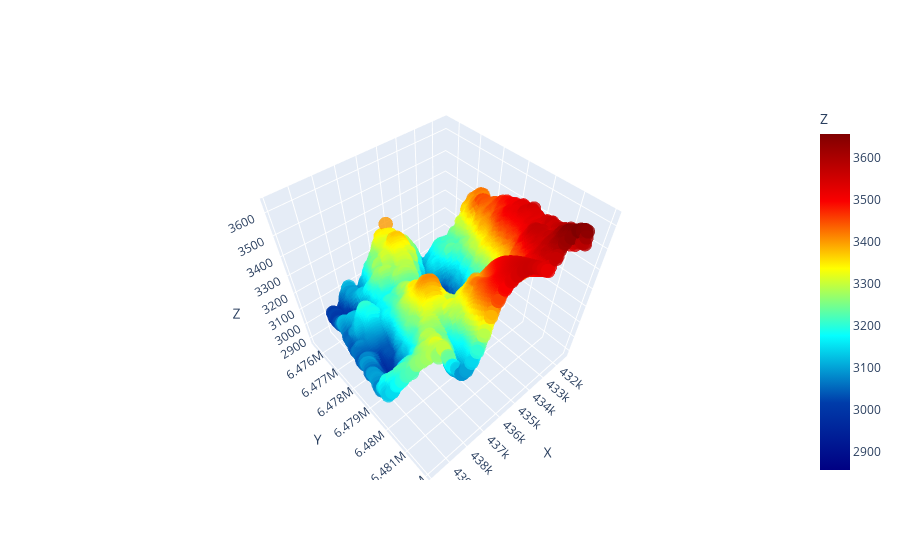

The cell this chart's notebook holds for it:
### Code cell
import plotly.graph_objects as go

# Supongamos que 'combined_data' es el DataFrame que contiene tus datos

# Crear la figura en 3D
fig = go.Figure()

# Agregar los datos al gráfico 3D
fig.add_trace(go.Scatter3d(
    x=combined_data['X'],  # Coordenadas X
    y=combined_data['Y'],  # Coordenadas Y
    z=combined_data['Z'],  # Coordenadas Z
    mode='markers',  # Usar puntos como marcador
    marker=dict(
        size=5,  # Tamaño de los puntos (ajustado)
        color=combined_data['Z'],  # Color por la coordenada Z para diferenciar alturas
        colorscale='Jet',  # Escala de colores 'Jet'
        colorbar=dict(title="Z"),  # Título en la barra de colores
        opacity=0.8  # Transparencia
    ),
    name="Datos 3D"
))

# Configuración de los ejes con escala X e Y igual
fig.update_layout(scene=dict(
    xaxis_title='X',
    yaxis_title='Y',
    zaxis_title='Z',
    #xaxis=dict(scaleanchor="y"),  # Establecer la misma escala para X y Y
    zaxis=dict(
        range=[combined_data['Z'].min(), combined_data['Z'].max()]  # Ajuste de la escala Z
    )
))

# Mostrar la figura
fig.show()

### Figure 1 — Plotly figure (JSON) as saved in the notebook; plotly's stock layout.template omitted (floating-point values rounded to 4 significant figures; data arrays with more than 128 entries replaced by an {"elided": "..."} marker saying what was removed)
{"data": [{"marker": {"color": {"elided": "14503 float values"}, "colorbar": {"title": {"text": "Z"}}, "colorscale": [[0, "rgb(0,0,131)"], [0.2, "rgb(0,60,170)"], [0.4, "rgb(5,255,255)"], [0.6, "rgb(255,255,0)"], [0.8, "rgb(250,0,0)"], [1, "rgb(128,0,0)"]], "opacity": 0.8, "size": 5}, "mode": "markers", "name": "Datos 3D", "type": "scatter3d", "x": {"elided": "14503 float values"}, "y": {"elided": "14503 float values"}, "z": {"elided": "14503 float values"}}], "layout": {"autosize": true, "scene": {"aspectmode": "auto", "aspectratio": {"x": 1, "y": 1, "z": 1}, "camera": {"center": {"x": 0, "y": 0, "z": 0}, "eye": {"x": 0.9548, "y": 1.07, "z": 1.622}, "projection": {"type": "perspective"}, "up": {"x": 0, "y": 0, "z": 1}}, "xaxis": {"title": {"text": "X"}, "type": "linear"}, "yaxis": {"title": {"text": "Y"}, "type": "linear"}, "zaxis": {"range": [2856.0, 3656.0], "title": {"text": "Z"}, "type": "linear"}}}}
